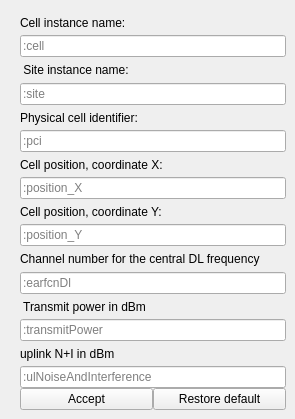
        <widget class="QWidget" name="tab">
         <attribute name="title">
          <string>Cell params</string>
         </attribute>
         <widget class="QWidget" name="layoutWidget">
          <property name="geometry">
           <rect>
            <x>20</x>
            <y>10</y>
            <width>266</width>
            <height>400</height>
           </rect>
          </property>
          <layout class="QGridLayout" name="gridLayout_3">
           <property name="sizeConstraint">
            <enum>QLayout::SetDefaultConstraint</enum>
           </property>
           <property name="leftMargin">
            <number>0</number>
           </property>
           <property name="horizontalSpacing">
            <number>6</number>
           </property>
           <property name="verticalSpacing">
            <number>0</number>
           </property>
           <item row="11" column="0">
            <widget class="QLineEdit" name="earfcnDl">
             <property name="placeholderText">
              <string>:earfcnDl</string>
             </property>
            </widget>
           </item>
           <item row="10" column="0">
            <widget class="QLabel" name="label_18">
             <property name="text">
              <string>Channel number for the central DL frequency</string>
             </property>
             <property name="wordWrap">
              <bool>true</bool>
             </property>
            </widget>
           </item>
           <item row="13" column="0">
            <widget class="QLineEdit" name="transmitPower">
             <property name="placeholderText">
              <string>:transmitPower</string>
             </property>
            </widget>
           </item>
           <item row="3" column="0">
            <widget class="QLineEdit" name="site">
             <property name="placeholderText">
              <string>:site</string>
             </property>
            </widget>
           </item>
           <item row="15" column="0">
            <widget class="QLineEdit" name="ulNoiseAndInterference">
             <property name="placeholderText">
              <string>:ulNoiseAndInterference</string>
             </property>
            </widget>
           </item>
           <item row="7" column="0">
            <widget class="QLineEdit" name="position_X">
             <property name="placeholderText">
              <string>:position_X</string>
             </property>
            </widget>
           </item>
           <item row="1" column="0">
            <widget class="QLineEdit" name="cell">
             <property name="placeholderText">
              <string>:cell</string>
             </property>
            </widget>
           </item>
           <item row="14" column="0">
            <widget class="QLabel" name="label_20">
             <property name="text">
              <string>uplink N+I in dBm</string>
             </property>
            </widget>
           </item>
           <item row="6" column="0">
            <widget class="QLabel" name="label_16">
             <property name="text">
              <string>Cell position, coordinate X:</string>
             </property>
            </widget>
           </item>
           <item row="2" column="0">
            <widget class="QLabel" name="label_14">
             <property name="text">
              <string> Site instance name:</string>
             </property>
            </widget>
           </item>
           <item row="8" column="0">
            <widget class="QLabel" name="label_17">
             <property name="text">
              <string>Cell position, coordinate Y:</string>
             </property>
            </widget>
           </item>
           <item row="12" column="0">
            <widget class="QLabel" name="label_19">
             <property name="text">
              <string> Transmit power in dBm</string>
             </property>
            </widget>
           </item>
           <item row="16" column="0">
            <layout class="QHBoxLayout" name="horizontalLayout">
             <item>
              <widget class="QPushButton" name="pbSetCellParams">
               <property name="minimumSize">
                <size>
                 <width>128</width>
                 <height>0</height>
                </size>
               </property>
               <property name="text">
                <string>Accept</string>
               </property>
              </widget>
             </item>
             <item>
              <widget class="QPushButton" name="pbRestoreCell">
               <property name="minimumSize">
                <size>
                 <width>128</width>
                 <height>0</height>
                </size>
               </property>
               <property name="text">
                <string>Restore default</string>
               </property>
              </widget>
             </item>
            </layout>
           </item>
           <item row="5" column="0">
            <widget class="QLineEdit" name="pci">
             <property name="placeholderText">
              <string>:pci</string>
             </property>
            </widget>
           </item>
           <item row="4" column="0">
            <widget class="QLabel" name="label_15">
             <property name="text">
              <string>Physical cell identifier:</string>
             </property>
            </widget>
           </item>
           <item row="9" column="0">
            <widget class="QLineEdit" name="position_Y">
             <property name="placeholderText">
              <string>:position_Y</string>
             </property>
            </widget>
           </item>
           <item row="0" column="0">
            <widget class="QLabel" name="label_13">
             <property name="text">
              <string>Cell instance name:</string>
             </property>
            </widget>
           </item>
          </layout>
         </widget>
        </widget>
